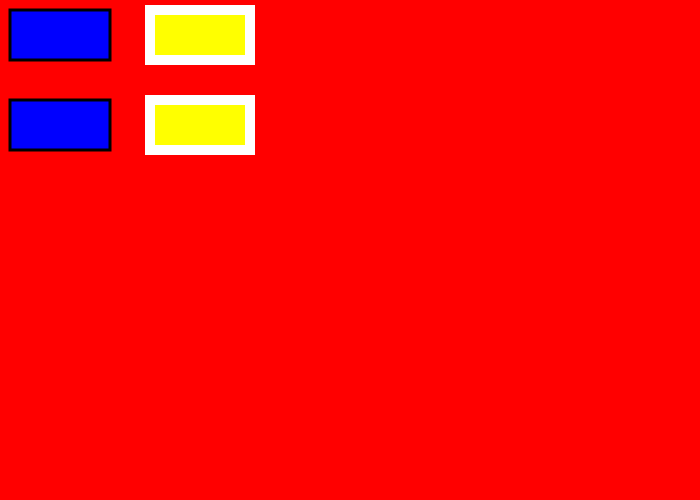
Frame 1 (no input)
Frame 60 (no input): identical to frame 1, image omitted
Frame 120 (the mouse pressed at the canvas centre since frame 60): identical to frame 1, image omitted

The p5.js sketch that drew this single still picture (run headless with seeded random() and noise() and a simulated clock; from frame 60 on, the mouse is pressed at the canvas centre):

// p5.js sketch
// ── sketch.js
function setup()
{
  //create a drawing service 700px wide, 500px tall
  createCanvas(700,500);

}

function draw()
{
  //create a background using RGB values
  background(255,0,0)

  // change the paint brush to a specific color according to RGB values
  fill(0,0,255);

  // create a rectangle at x,y coordinates 10,10 with length x height at 100 x 50
  rect(10,10,100,50);

}

function setup()
{
  createCanvas(700,500);

}

function draw()
{
	background(255,0,0)

	// change the paint brush to a specific color according to RGB values
	// this color applies only to the inside color of a shape
	fill(0,0,255);

	// change the paint brush to a specific color according to RGB values
	// this color applies only to the outside color of a shape
	stroke(0,0,0);

	// modifies the thickness of the border of an object
	strokeWeight(3);


	rect(10,10,100,50);
	rect(10,100,100,50);


	fill(255,255,0);
	stroke(255,255,255);
	strokeWeight(10);

	rect(150,10,100,50);
	rect(150,100,100,50);

}
